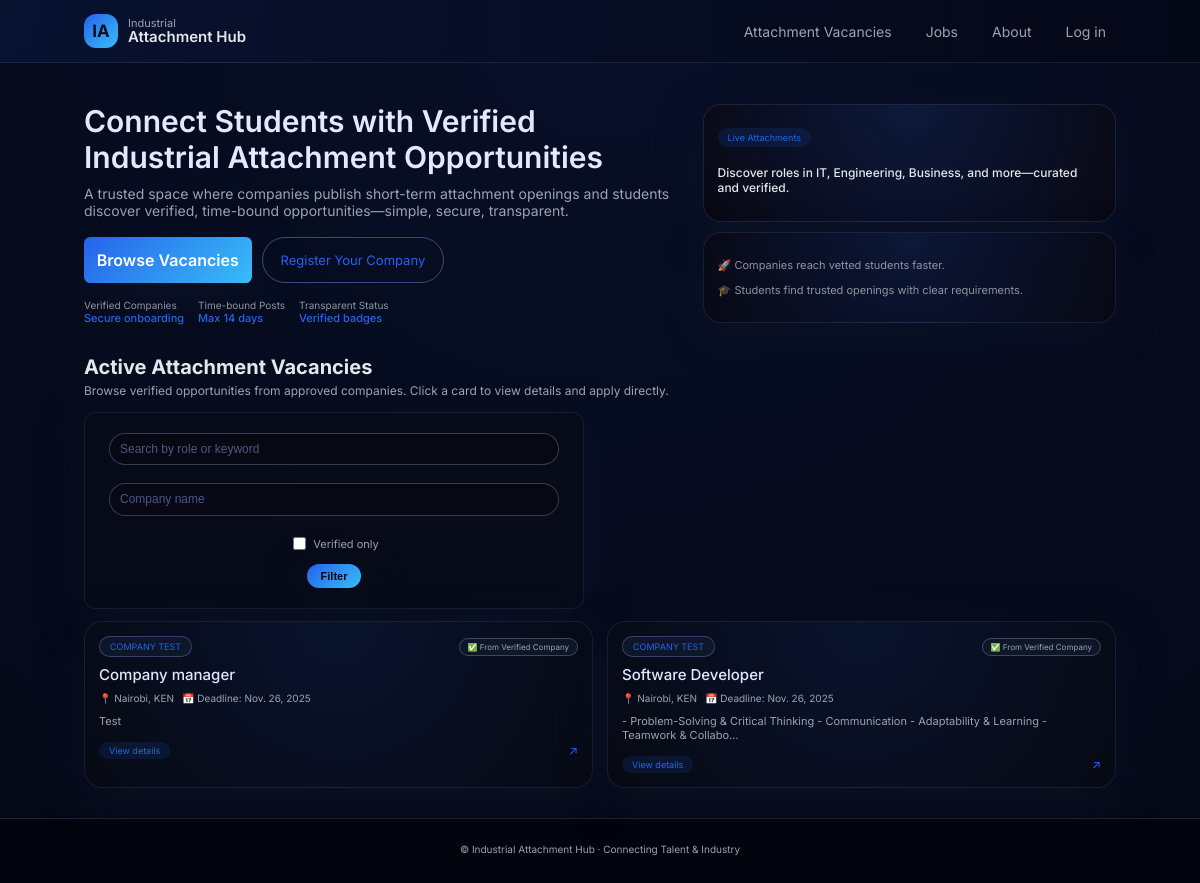
The page / on the database its author committed.
### hub/models.py (models this page shows, shortened)
class Vacancy(models.Model):
    company = models.ForeignKey(CompanyProfile, on_delete=models.CASCADE, related_name='vacancies')
    title = models.CharField(max_length=255)
    department = models.CharField(max_length=255)
    location = models.CharField(max_length=255)
    duration = models.CharField(max_length=255, help_text="e.g. 3 months, Jan - April")
    required_skills = models.TextField()
    requirements = models.TextField(help_text="List all application requirements.")
    application_method = models.CharField(
        max_length=255,
        help_text="e.g. Send CV to hr@example.com or apply via company portal URL."
    )
    application_link = models.URLField(
        blank=True,
        help_text="Optional external portal link."
    )
    positions_available = models.PositiveIntegerField(default=1, help_text="Number of attachment slots available.")
    start_date = models.DateField(null=True, blank=True, help_text="Preferred attachment start date.")
    region = models.CharField(
        max_length=255,
        blank=True,
        help_text="Region for this vacancy (if different from company HQ)."
    )
    created_at = models.DateTimeField(auto_now_add=True)
    deadline = models.DateField()
    is_verified_vacancy = models.BooleanField(default=False)
    is_active = models.BooleanField(default=True)
    class Meta:
        ordering = ['-created_at']
        indexes = [
            models.Index(fields=['deadline']),
            models.Index(fields=['title']),
        ]
    @property
    def verification_badge(self):
        if self.is_verified_vacancy:
            return "✅ Verified Vacancy"
        if self.company.is_verified_company:
            return "✅ From Verified Company"
        if self.company.admin_approved:
            return "ℹ️ Posted by Approved Company"
        return "⚠️ Not Verified"

class CompanyProfile(models.Model):
    user = models.OneToOneField(settings.AUTH_USER_MODEL, on_delete=models.CASCADE, related_name='company_profile')
    name = models.CharField(max_length=255)
    registration_number = models.CharField(max_length=100, unique=True)
    industry = models.CharField(max_length=255)
    location = models.CharField(max_length=255)
    region = models.CharField(max_length=255, blank=True, help_text="Region or county where the company is based.")
    map_embed_url = models.URLField(
        blank=True,
        help_text="Optional: Google Maps embed URL to show your exact location."
    )
    contact_person = models.CharField(max_length=255)
    official_email = models.EmailField()
    phone_number = models.CharField(max_length=50, blank=True)
    website = models.URLField(blank=True)
    logo = models.ImageField(upload_to='logos/', blank=True, null=True)
    email_verified = models.BooleanField(default=False)
    admin_approved = models.BooleanField(default=False)
    is_verified_company = models.BooleanField(default=False)
    created_at = models.DateTimeField(auto_now_add=True)

### hub/views.py (the view)
# urls.py: path("", views.home, name="home"),
def home(request):
    return vacancy_list(request)

### hub/templates/hub/vacancy_list.html
{% extends "hub/base.html" %}
{% block content %}
<section class="section">
    <div class="section-header">
        <h2>Active Attachment Vacancies</h2>
        <p>Browse verified opportunities from approved companies. Click a card to view details and apply directly.</p>
    </div>
    <form method="get" class="filter-bar">
        <input type="text" name="q" placeholder="Search by role or keyword" value="{{ q }}">
        <input type="text" name="company" placeholder="Company name" value="{{ company_name }}">
        <label class="checkbox-inline">
            <input type="checkbox" name="verified" value="1" {% if verified == '1' %}checked{% endif %}>
            Verified only
        </label>
        <button type="submit" class="btn-primary small">Filter</button>
    </form>
    <div class="vacancy-grid">
        {% for v in vacancies %}
            <a href="{% url 'hub:vacancy_detail' v.pk %}" class="vacancy-card">
                <div class="vacancy-badge-row">
                    <span class="badge-pill">
                        {{ v.company.name }}
                    </span>
                    <span class="badge-status">
                        {{ v.verification_badge }}
                    </span>
                </div>
                <h3 class="vacancy-title">{{ v.title }}</h3>
                <p class="vacancy-meta">
                    <span>📍 {{ v.location }}</span>
                    <span>📅 Deadline: {{ v.deadline }}</span>
                </p>
                <p class="vacancy-snippet">
                    {{ v.required_skills|truncatechars:110 }}
                </p>
                <div class="vacancy-footer">
                    <span class="pill small">View details</span>
                    <span class="arrow">↗</span>
                </div>
            </a>
        {% empty %}
            <p class="empty-state">No active vacancies at the moment. Check back soon.</p>
        {% endfor %}
    </div>
</section>
{% endblock %}

### rows shown on the page
Vacancy: company.name "COMPANY TEST", verification_badge "✅ From Verified Company", title "Company manager", location "Nairobi, KEN", deadline "Nov. 26, 2025", required_skills "Test"
Vacancy: company.name "COMPANY TEST", verification_badge "✅ From Verified Company", title "Software Developer", location "Nairobi, KEN", deadline "Nov. 26, 2025", required_skills "- Problem-Solving & Critical Thinking - Communication - Adaptability & Learning - Teamwork & Collabo…"
